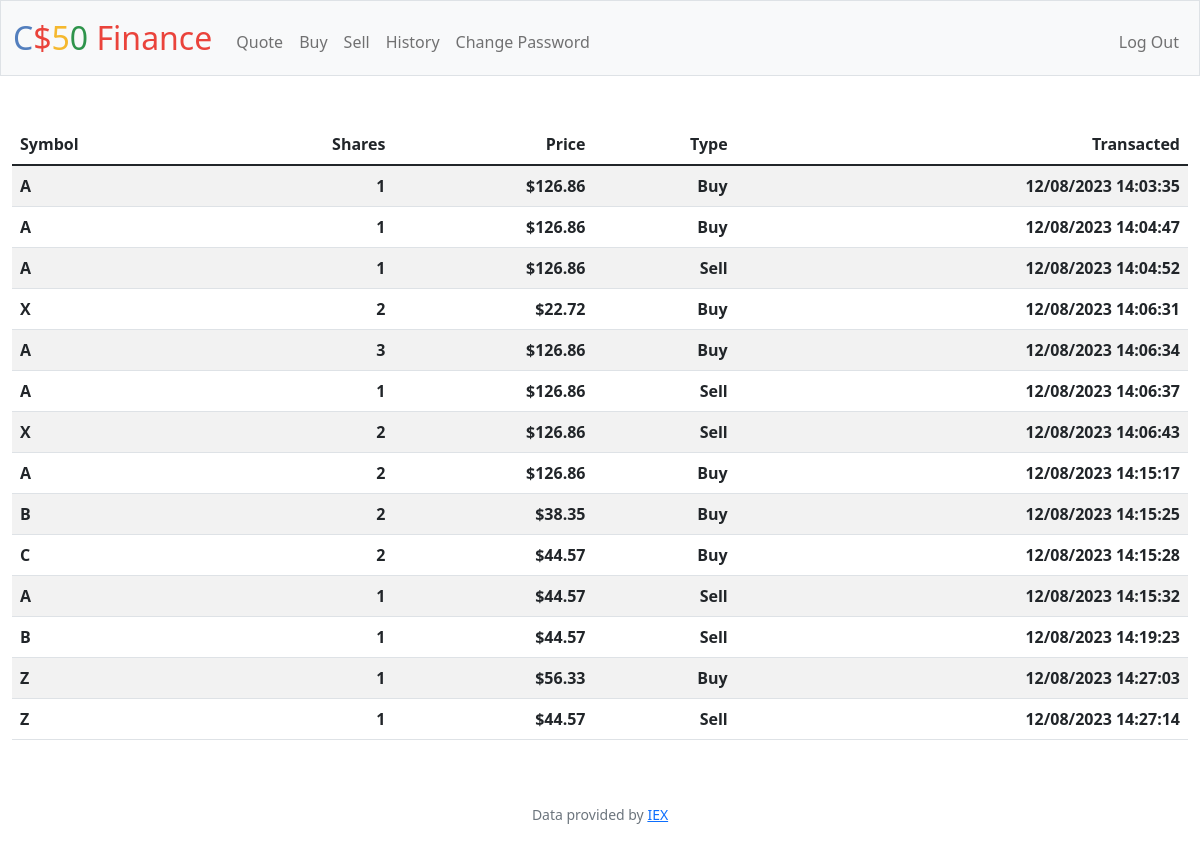
Screenshot of /history (signed in) with the database file from the repository.
### tables this page shows
CREATE TABLE stocks (id INTEGER,
price INTEGER,
shares INTEGER,
time INTEGER,
type TEXT, symbol TEXT,
FOREIGN KEY (id) REFERENCES users(id)
);

### finance/app.py (the view)
@app.route("/history")
@login_required
def history():
    id = session["user_id"]
    rows = db.execute("SELECT * FROM stocks WHERE id = ?", id)
    type = {}
    for row in rows:
        temp = row["type"]
        type[row["type"]] = temp.capitalize()
    return render_template("history.html", rows=rows, type=type)

### finance/app.py (called while the page is built)
@app.after_request
def after_request(response):
    response.headers["Cache-Control"] = "no-cache, no-store, must-revalidate"
    response.headers["Expires"] = 0
    response.headers["Pragma"] = "no-cache"
    return response

### finance/helpers.py (called while the page is built)
def login_required(f):
    @wraps(f)
    def decorated_function(*args, **kwargs):
        if session.get("user_id") is None:
            return redirect("/login")
        return f(*args, **kwargs)
    return decorated_function

def usd(value):
    return f"${value:,.2f}"

### finance/templates/history.html (shortened to what this page needs)
{% extends "layout.html" %}
{% block main %}
    <table class = "table table-striped">
        <thead>
            <tr>
                <th class="text-start">Symbol</th>
                <th class="text-end">Shares</th>
                <th class="text-end">Price</th>
                <th class="text-end">Type</th>
                <th class="text-end">Transacted</th>
            </tr>
        </thead>
        <tbody>
            {% for row in rows %}
            <tr>
                <th class="text-start">{{row["symbol"]}}</th>
                <th class="text-end">{{ row["shares"]}}</th>
                <th class="text-end">{{ row["price"] | usd }}</th>
                <th class="text-end">{{ type[row["type"]] }}</th>
                <th class="text-end">{{ row["time"] }}</th>
            </tr>
            {% endfor %}
        </tbody>
    </table>
{% endblock %}

### finance/templates/layout.html (shortened to what this page needs)
<!DOCTYPE html>
<html lang="en">
    <head>
        <link href="https://cdn.jsdelivr.net/npm/bootstrap@5.1.3/dist/css/bootstrap.min.css" rel="stylesheet">
        <link href="/static/styles.css" rel="stylesheet">
    </head>
    <body>
        <nav class="bg-light border navbar navbar-expand-md navbar-light">
            <div class="container-fluid">
                <a class="navbar-brand" href="/"><span class="blue">C</span><span class="red">$</span><span class="yellow">5</span><span class="green">0</span> <span class="red">Finance</span></a>
                <div class="collapse navbar-collapse" id="navbar">
                    {% if session["user_id"] %}
                        <ul class="navbar-nav me-auto mt-2">
                            <li class="nav-item"><a class="nav-link" href="/quote">Quote</a></li>
                            <li class="nav-item"><a class="nav-link" href="/buy">Buy</a></li>
                            <li class="nav-item"><a class="nav-link" href="/sell">Sell</a></li>
                            <li class="nav-item"><a class="nav-link" href="/history">History</a></li>
                            <li class="nav-item"><a class="nav-link" href="/change_password">Change Password</a></li>
                        </ul>
                        <ul class="navbar-nav ms-auto mt-2">
                            <li class="nav-item"><a class="nav-link" href="/logout">Log Out</a></li>
                        </ul>
                    {% else %}
                        <ul class="navbar-nav ms-auto mt-2">
                            <li class="nav-item"><a class="nav-link" href="/register">Register</a></li>
                            <li class="nav-item"><a class="nav-link" href="/login">Log In</a></li>
                        </ul>
                    {% endif %}
                </div>
            </div>
        </nav>
        <main class="container-fluid py-5 text-center">
            {% block main %}{% endblock %}
        </main>
        <footer class="mb-5 small text-center text-muted">
            Data provided by <a href="https://iexcloud.io/">IEX</a>
        </footer>
    </body>
</html>

### finance/static/styles.css (style rules this page uses)
nav .navbar-brand { font-size: xx-large; }
nav .navbar-brand .blue { color: #537fbe; }
nav .navbar-brand .red { color: #ea433b; }
nav .navbar-brand .yellow { color: #f5b82e; }
nav .navbar-brand .green { color: #2e944b; }

### rows the page displays
stocks: symbol "A", shares "1", price "$126.86", type "Buy", time "12/08/2023 14:03:35"
stocks: symbol "A", shares "1", price "$126.86", type "Buy", time "12/08/2023 14:04:47"
stocks: symbol "A", shares "1", price "$126.86", type "Sell", time "12/08/2023 14:04:52"
stocks: symbol "X", shares "2", price "$22.72", type "Buy", time "12/08/2023 14:06:31"
stocks: symbol "A", shares "3", price "$126.86", type "Buy", time "12/08/2023 14:06:34"
stocks: symbol "A", shares "1", price "$126.86", type "Sell", time "12/08/2023 14:06:37"
stocks: symbol "X", shares "2", price "$126.86", type "Sell", time "12/08/2023 14:06:43"
stocks: symbol "A", shares "2", price "$126.86", type "Buy", time "12/08/2023 14:15:17"
stocks: symbol "B", shares "2", price "$38.35", type "Buy", time "12/08/2023 14:15:25"
stocks: symbol "C", shares "2", price "$44.57", type "Buy", time "12/08/2023 14:15:28"
stocks: symbol "A", shares "1", price "$44.57", type "Sell", time "12/08/2023 14:15:32"
stocks: symbol "B", shares "1", price "$44.57", type "Sell", time "12/08/2023 14:19:23"
stocks: symbol "Z", shares "1", price "$56.33", type "Buy", time "12/08/2023 14:27:03"
stocks: symbol "Z", shares "1", price "$44.57", type "Sell", time "12/08/2023 14:27:14"
